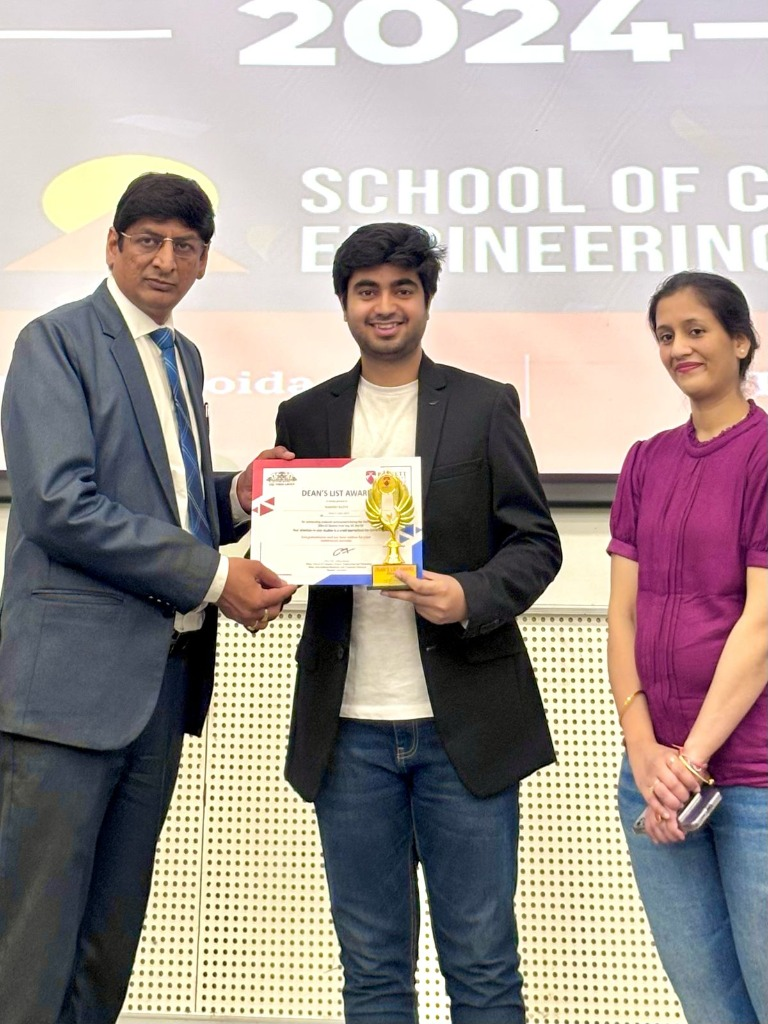
#> input picture real/test_ceremony.jpg, 768 x 1024 px
$ python -i predict.py   (imports and definitions only)   (older library calls are emulated)
#> lines starting #> are read from the running program, lines starting #| are printed output that depends on the picture; after the words box and inside, x2 and y2 are one past the last pixel; in counts of white or black regions, pixels touching at a corner belong together
import os
import sys
import pickle
from PIL import Image
import numpy as np
import cv2
import pillow_heif

# Register HEIF opener
# [1 line not run here, left out]

# Image dimensions
IMG_SIZE = 512

# Precompute distances and masks
y_coords, x_coords = np.indices((IMG_SIZE, IMG_SIZE))
center_y, center_x = IMG_SIZE // 2, IMG_SIZE // 2
distances = np.sqrt((x_coords - center_x)**2 + (y_coords - center_y)**2)

# Define radial bins (concentric rings from radius 20 to 250)
num_bins = 10
bin_edges = np.linspace(20, 250, num_bins + 1)
radial_masks = []
# [3 lines not run here, left out]

# High-frequency non-axis mask for Cr/Cb/Sat
valid_mask_chroma = (distances > 40) & (np.abs(x_coords - center_x) > 6) & (np.abs(y_coords - center_y) > 6)

def extract_features(path: str):
    """
    Extracts the identical 80-feature vector as train.py.
    """
#> called with path = 'real/test_ceremony.jpg'
    try:
        img = Image.open(path)
#> img is the input picture: PIL image 768x1024 RGB; mean R, G, B 161.1, 151.5, 147.2
        img = img.resize((IMG_SIZE, IMG_SIZE), Image.Resampling.BILINEAR)
#> img: PIL image 512x512 RGB
        img_np = np.array(img.convert("RGB"))

        gray = cv2.cvtColor(img_np, cv2.COLOR_RGB2GRAY)
        hsv = cv2.cvtColor(img_np, cv2.COLOR_RGB2HSV)
#> hsv: shape (512, 512, 3); mean H, S, V 72.2, 56.6, 167.8
        ycrcb = cv2.cvtColor(img_np, cv2.COLOR_RGB2YCrCb)
#> ycrcb: shape (512, 512, 3); mean of channels 0, 1, 2 153.9, 133.2, 124.2

        sat = hsv[:,:,1]
        cr = ycrcb[:,:,1]
        cb = ycrcb[:,:,2]
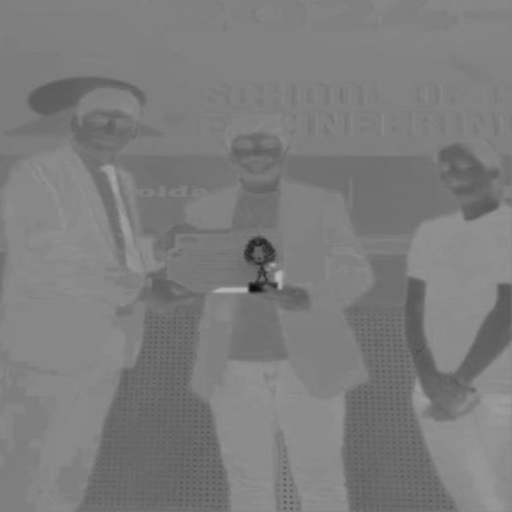
#> cb: shape (512, 512); min 12, max 184, mean 124.2

        features = []

        # 1. Grayscale Sharpness & Edge Features
        lap_var = cv2.Laplacian(gray, cv2.CV_64F).var()
#> lap_var = 757.1
        features.append(lap_var)

        sobelx = cv2.Sobel(gray, cv2.CV_64F, 1, 0, ksize=3)
        sobely = cv2.Sobel(gray, cv2.CV_64F, 0, 1, ksize=3)
        sobel_mag = np.sqrt(sobelx**2 + sobely**2)
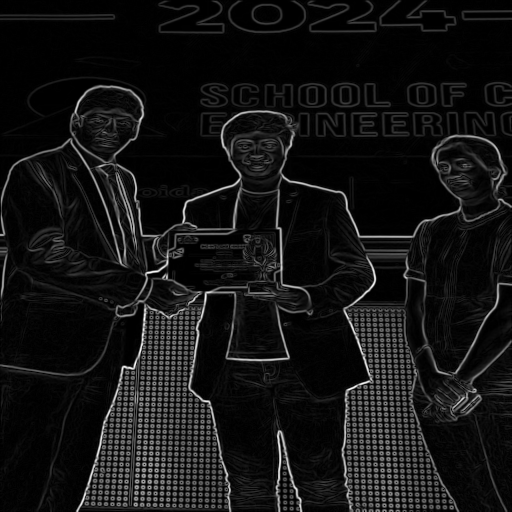
#> sobel_mag: shape (512, 512) float64; min 0, max 913.3, mean 71.2; drawn with min black and max white
        features.extend([np.mean(sobel_mag), np.std(sobel_mag)])

        # 2. Glare Features
        glare_pixels = np.sum(gray > 240) / (IMG_SIZE * IMG_SIZE)
#> glare_pixels = 0.16
        max_brightness = np.max(gray)
#> max_brightness = 255
        bright_mask = gray > 200
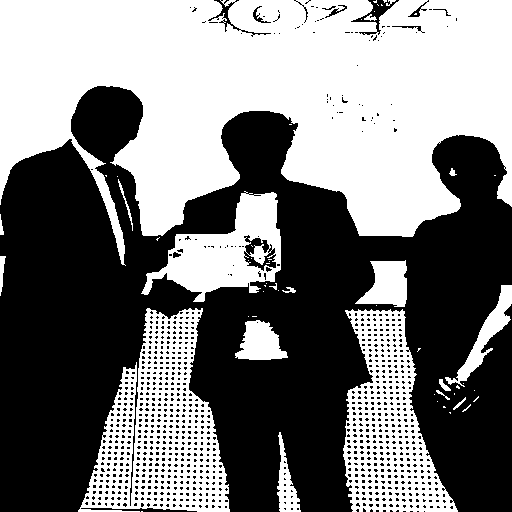
#> bright_mask: shape (512, 512) bool; 48.5% white; 56 white regions (37 under 20 px), largest, box (x1, y1, x2, y2) and area: (0, 0, 512, 266) 87153, (78, 308, 230, 512) 15241, (343, 309, 458, 512) 11509
        bright_std = np.std(gray[bright_mask]) if np.sum(bright_mask) > 0 else 0.0
#> bright_std = 15.79
        features.extend([glare_pixels, float(max_brightness), bright_std])

        # 3. Texture Uniformity
        cells = [gray[i*64:(i+1)*64, j*64:(j+1)*64] for i in range(8) for j in range(8)]
#> cells = 64 items
        cell_stds = [np.std(cell) for cell in cells]
#> cell_stds = 64 values, max 95.99 at index 45, min 7.52 at index 0, mean 53.26
        uniformity = np.std(cell_stds)
#> uniformity = 27.97
        features.append(uniformity)

        # 4. Grayscale FFT Features
        f_gray = np.fft.fft2(gray)
        fshift_gray = np.fft.fftshift(f_gray)
        mag_gray = 20 * np.log(np.abs(fshift_gray) + 1e-8)

        mag_blur_gray = cv2.GaussianBlur(mag_gray, (21, 21), 0)
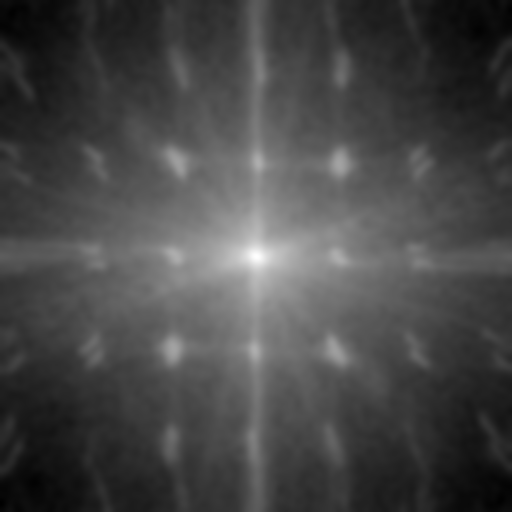
#> mag_blur_gray: shape (512, 512) float64; min 106.5, max 273.6, mean 153.5; drawn with min black and max white
        mag_diff_gray = mag_gray - mag_blur_gray
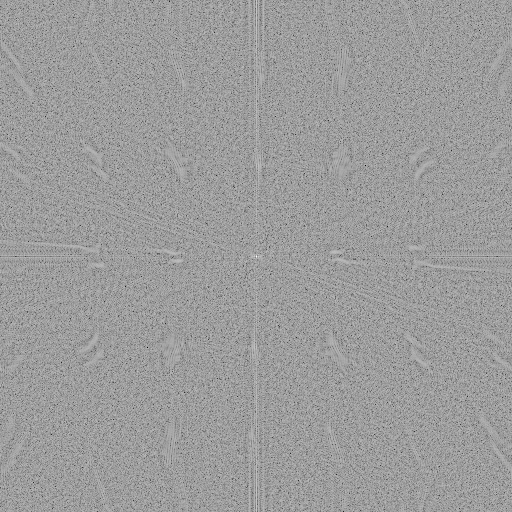
#> mag_diff_gray: shape (512, 512) float64; min -121.9, max 76.65, mean 0; drawn with min black and max white

        local_max = cv2.dilate(mag_diff_gray, np.ones((9, 9)))
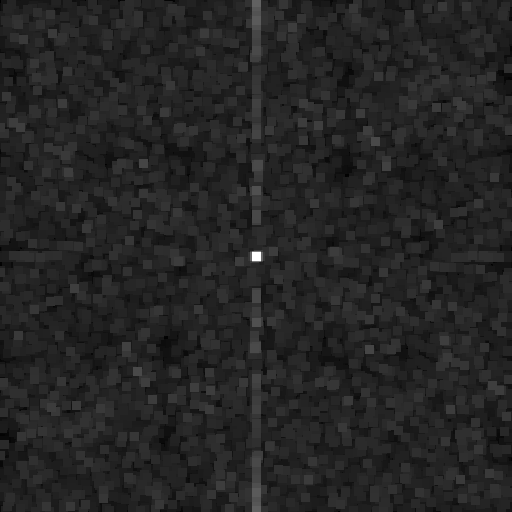
#> local_max: shape (512, 512) float64; min 11.09, max 76.65, mean 20.6; drawn with min black and max white
        peaks_mask = (mag_diff_gray == local_max) & (mag_diff_gray > 15.0) & (distances > 80)
#> peaks_mask: shape (512, 512) bool; 1.1% white in thin lines or dots
        peaks_count = np.sum(peaks_mask)
#> peaks_count = 2925
        features.append(float(peaks_count))

        features.extend([np.mean(mag_diff_gray), np.std(mag_diff_gray), np.max(mag_diff_gray)])
        high_freq_mag_gray = mag_gray[distances > 80]
        features.extend([np.mean(high_freq_mag_gray), np.std(high_freq_mag_gray), np.max(high_freq_mag_gray)])

        for mask in radial_masks:
            mag_bin = mag_gray[mask]
            mag_diff_bin = mag_diff_gray[mask]
            if len(mag_bin) > 0:
                features.extend([np.mean(mag_bin), np.std(mag_bin), np.max(mag_bin)])
                features.extend([np.mean(mag_diff_bin), np.std(mag_diff_bin), np.max(mag_diff_bin)])
            else:
                features.extend([0, 0, 0, 0, 0, 0])
#> after the loop, features = [757.1, 71.19, 117.5, 0.16, 255, 15.79, 27.97, 2925, -0.00187, 12.56, 76.65, 149.5, 23.8, 250.5]

        # 5. Chrominance / Saturation FFT peaks
        for ch_name, channel in [("sat", sat), ("cr", cr), ("cb", cb)]:
            f_ch = np.fft.fft2(channel)
            fshift_ch = np.fft.fftshift(f_ch)
            abs_f_ch = np.abs(fshift_ch)

            dc = abs_f_ch[center_y, center_x]
            norm_mag = abs_f_ch / (dc + 1e-8)

            norm_blur = cv2.GaussianBlur(norm_mag, (21, 21), 0)
            norm_diff = norm_mag - norm_blur

            diff_vals = norm_diff[valid_mask_chroma]
            if len(diff_vals) > 0:
                std_diff = np.std(diff_vals)
                max_diff = np.max(diff_vals)
                pmr = max_diff / (std_diff + 1e-8)
                features.extend([max_diff, pmr])
            else:
                features.extend([0.0, 0.0])
#> this loop made 3 passes
#> (ch_name, dc, std_diff, max_diff, pmr) on passes 1 to 3: ('sat', 14843312, 0.000223, 0.00421, 18.89), ('cr', 34908525, 1.04e-05, 0.000273, 26.13), ('cb', 32569361, 1.38e-05, 0.000321, 23.25)
#> pass 1, in extract_features, `norm_blur = cv2.GaussianBlur(norm_mag, (21, 21), 0)`:
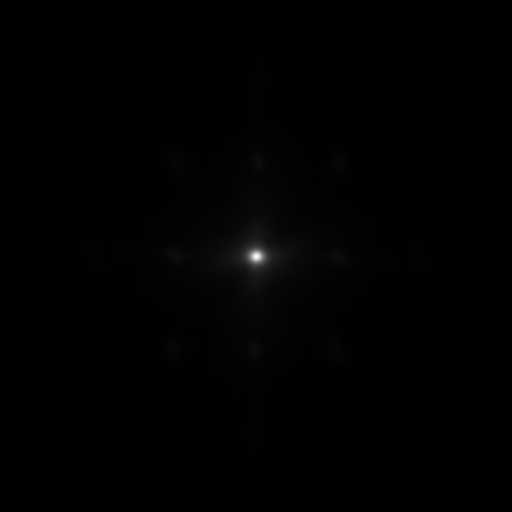
#> norm_blur: shape (512, 512) float64; min 6.26e-05, max 0.0652, mean 0.000466; drawn with min black and max white
#> after the loop, features = [757.1, 71.19, 117.5, 0.16, 255, 15.79, 27.97, 2925, -0.00187, 12.56, 76.65, 149.5, 23.8, 250.5, 0.00421, 18.89, 0.000273, 26.13, 0.000321, 23.25]

        return features
    except Exception as e:
        sys.stderr.write(f"Error processing image {path}: {e}\n")
        return None

# [35 lines left out: function predict, not called in this run]

# [11 lines not run here, left out]

>>> result = extract_features('real/test_ceremony.jpg')
#> result has the same summary as features in extract_features

$ run again, on real/D208E9D2-212A-4CEB-9DC1-71D657EC079B.JPG
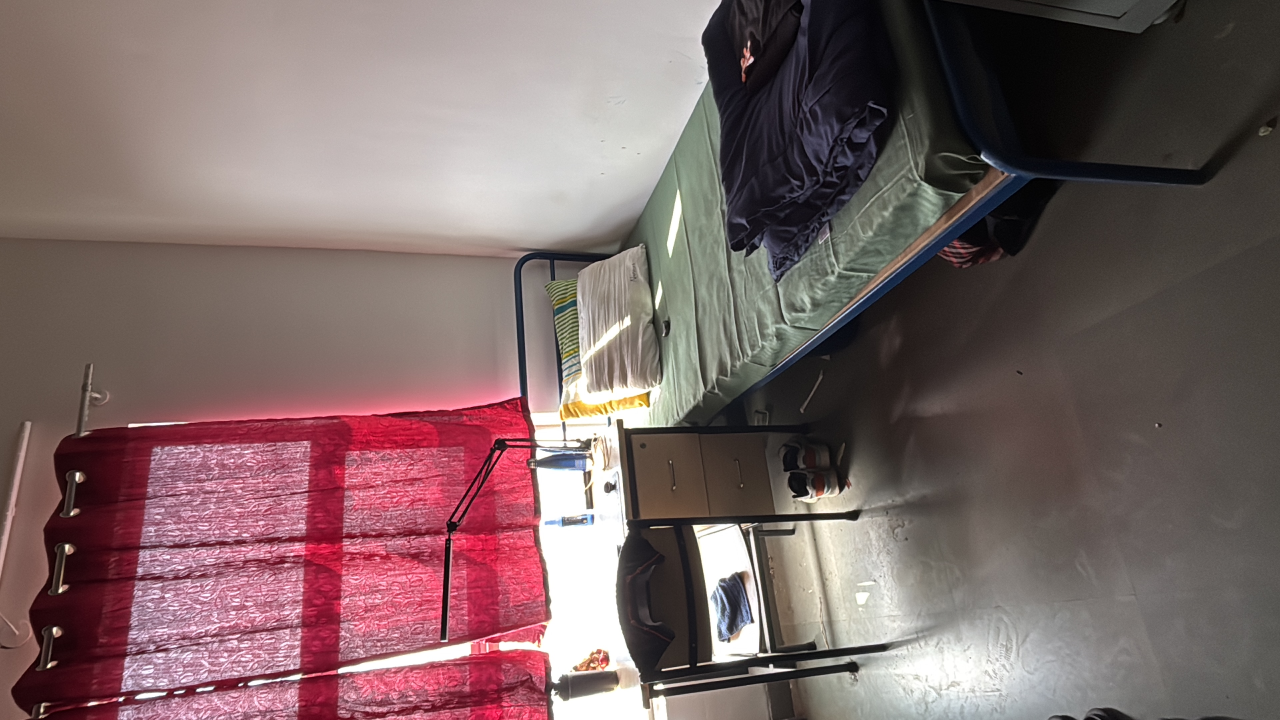
#> input picture real/D208E9D2-212A-4CEB-9DC1-71D657EC079B.JPG, 3840 x 2160 px (shown at 1/3 size)
#> in extract_features, img is the input picture: PIL image 3840x2160 RGB; mean R, G, B 123.8, 103.1, 102.9
#> img: PIL image 512x512 RGB
#> hsv: shape (512, 512, 3); mean H, S, V 53.4, 55.9, 124.9
#> ycrcb: shape (512, 512, 3); mean of channels 0, 1, 2 109.2, 138.4, 124.4
#> lap_var = 716.3
#> glare_pixels = 0.0302
#> max_brightness = 255
#> in extract_features, `bright_mask = gray > 200`:
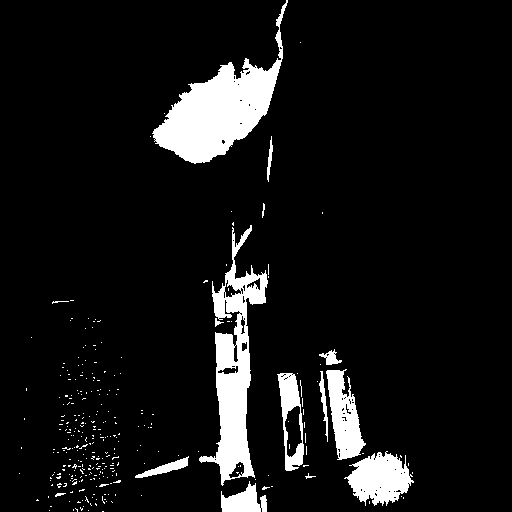
#> bright_mask: shape (512, 512) bool; 8.5% white; 302 white regions (287 under 20 px), largest, box (x1, y1, x2, y2) and area: (152, 0, 288, 164) 7707, (199, 225, 268, 486) 6278, (344, 451, 414, 506) 2367
#> bright_std = 20.75
#> cells = 64 items
#> cell_stds = 64 values, max 82.22 at index 4, min 3.87 at index 39, mean 31.92
#> uniformity = 23.68
#> in extract_features, `peaks_mask = (mag_diff_gray == local_max) & (mag_diff_gray > 15.0) & (..`:
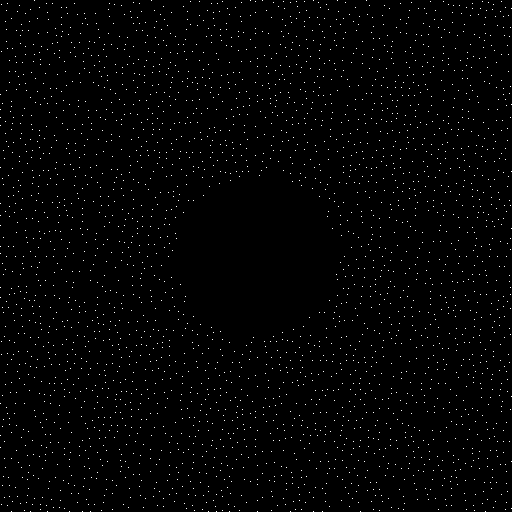
#> peaks_mask: shape (512, 512) bool; 1.2% white in thin lines or dots
#> peaks_count = 3015
#> after the loop in extract_features, `for mask in radial_masks:`: features = [716.3, 49.53, 91.53, 0.0302, 255, 20.75, 23.68, 3015, -0.00243, 12.42, 75.34, 154.8, 20.04, 224.7]
#> the loop in extract_features, `for ch_name, channel in [("sat", sat), ("cr", cr), ("cb", cb)]:` made 3 passes
#> (ch_name, dc, std_diff, max_diff, pmr) on passes 1 to 3: ('sat', 14648289, 0.000166, 0.00277, 16.65), ('cr', 36274719, 1.35e-05, 0.000293, 21.64), ('cb', 32611515, 9.15e-06, 0.000299, 32.6)
#> after the loop in extract_features, `for ch_name, channel in [("sat", sat), ("cr", cr), ("cb", cb)]:`: features = [716.3, 49.53, 91.53, 0.0302, 255, 20.75, 23.68, 3015, -0.00243, 12.42, 75.34, 154.8, 20.04, 224.7, 0.00277, 16.65, 0.000293, 21.64, 0.000299, 32.6]
#> result has the same summary as features in extract_features

$ run again, on real/d604bcb6-e398-4168-b8b5-b9eb3b6152c8.JPG
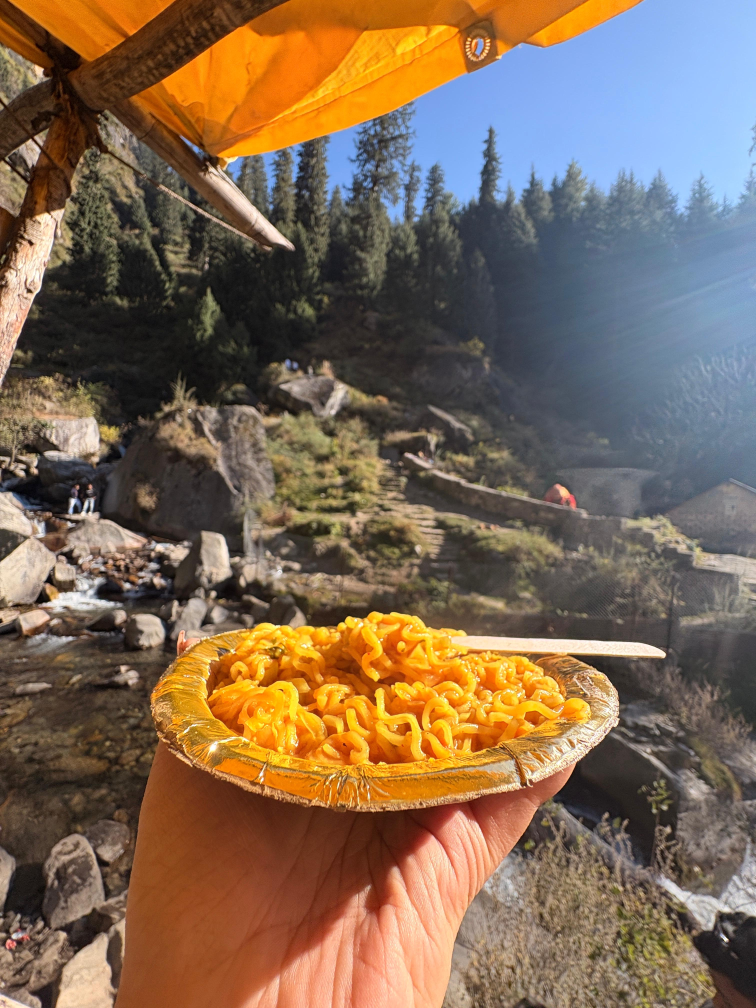
#> input picture real/d604bcb6-e398-4168-b8b5-b9eb3b6152c8.JPG, 3024 x 4032 px (shown at 1/4 size)
#> in extract_features, img is the input picture: PIL image 3024x4032 RGB; mean R, G, B 127.1, 104.9, 84.6
#> img: PIL image 512x512 RGB
#> hsv: shape (512, 512, 3); mean H, S, V 40, 103.8, 139.1
#> ycrcb: shape (512, 512, 3); mean of channels 0, 1, 2 109.2, 140.8, 114.1
#> lap_var = 595.9
#> glare_pixels = 0.00113
#> max_brightness = 253
#> in extract_features, `bright_mask = gray > 200`:
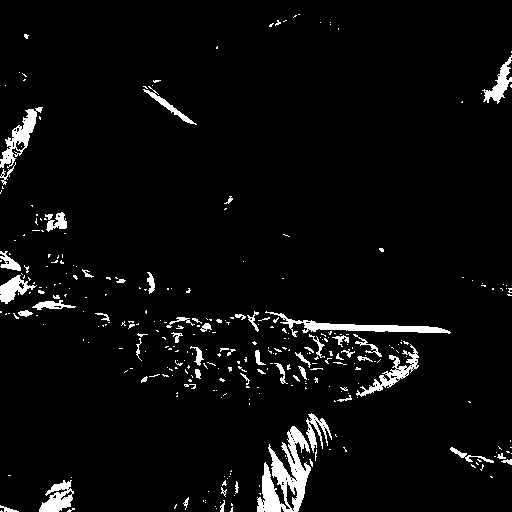
#> bright_mask: shape (512, 512) bool; 4.4% white; 330 white regions (273 under 20 px), largest, box (x1, y1, x2, y2) and area: (257, 426, 311, 512) 2249, (265, 311, 451, 337) 1125, (0, 107, 43, 168) 803
#> bright_std = 11.42
#> cells = 64 items
#> cell_stds = 64 values, max 76.04 at index 16, min 5.28 at index 7, mean 36.16
#> uniformity = 16.03
#> in extract_features, `peaks_mask = (mag_diff_gray == local_max) & (mag_diff_gray > 15.0) & (..`:
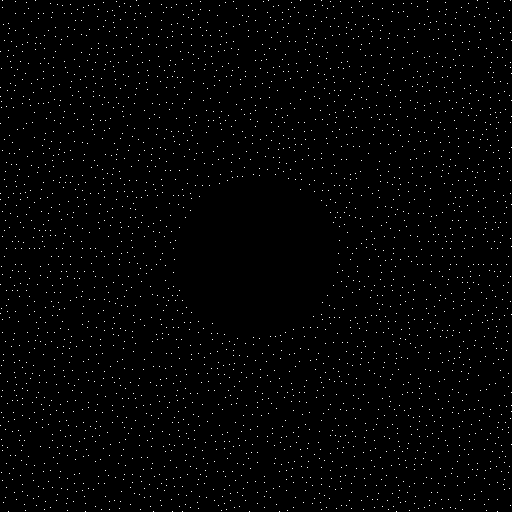
#> peaks_mask: shape (512, 512) bool; 1.1% white in thin lines or dots
#> peaks_count = 2972
#> after the loop in extract_features, `for mask in radial_masks:`: features = [595.9, 73.34, 89.97, 0.00113, 253, 11.42, 16.03, 2972, 0.000642, 12.63, 78.42, 153.1, 21.51, 225.7]
#> the loop in extract_features, `for ch_name, channel in [("sat", sat), ("cr", cr), ("cb", cb)]:` made 3 passes
#> (ch_name, dc, std_diff, max_diff, pmr) on passes 1 to 3: ('sat', 27210137, 0.000119, 0.00231, 19.44), ('cr', 36899267, 2.27e-05, 0.0005, 22.08), ('cb', 29902683, 3.53e-05, 0.000813, 23.03)
#> after the loop in extract_features, `for ch_name, channel in [("sat", sat), ("cr", cr), ("cb", cb)]:`: features = [595.9, 73.34, 89.97, 0.00113, 253, 11.42, 16.03, 2972, 0.000642, 12.63, 78.42, 153.1, 21.51, 225.7, 0.00231, 19.44, 0.0005, 22.08, 0.000813, 23.03]
#> result has the same summary as features in extract_features
